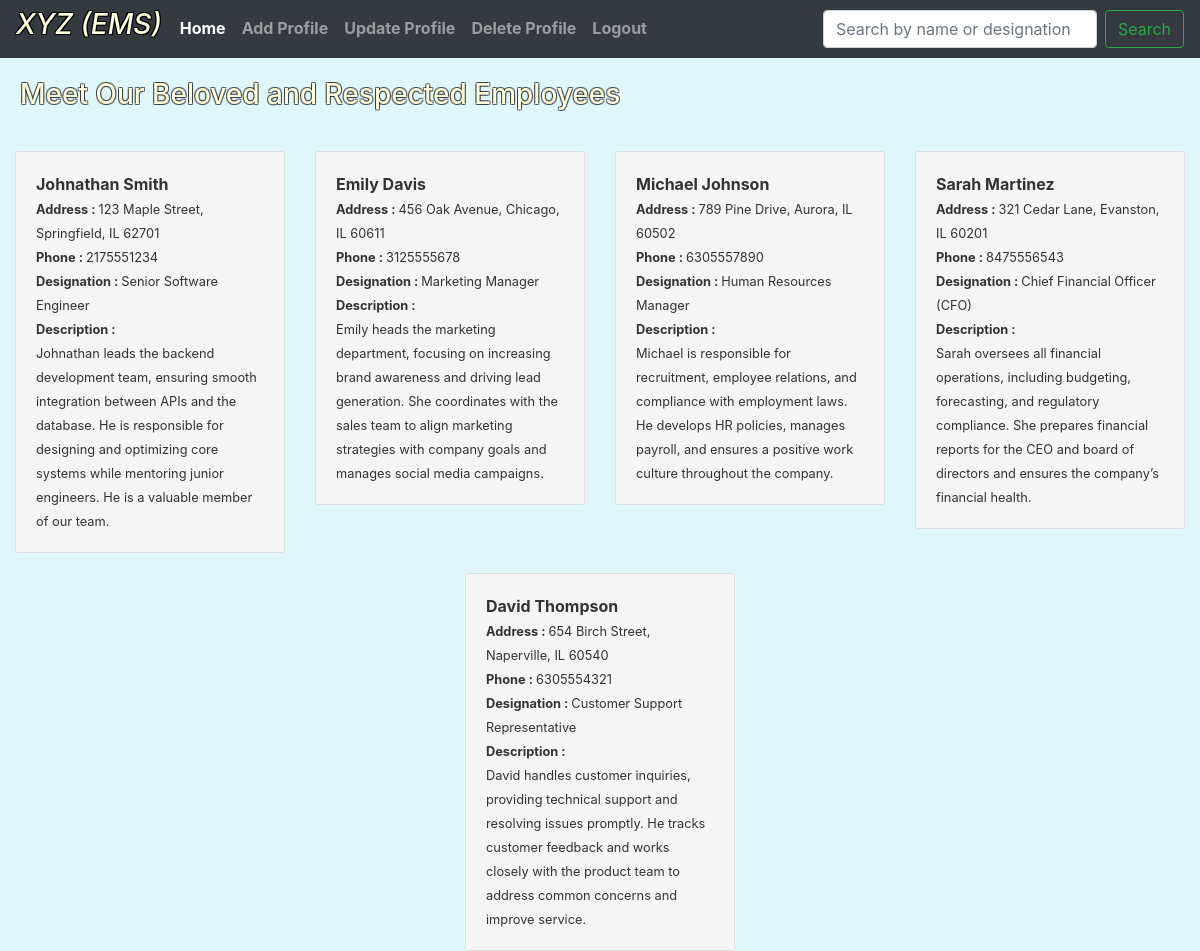
The page /home/ (signed in) on the database its author committed.
### user/models.py (models this page shows, shortened)
class Profile(models.Model):
    user = models.OneToOneField(User, on_delete=models.CASCADE)
    name = models.CharField(max_length=100)
    address = models.TextField()
    phone_number = models.CharField(max_length=15, validators=[validate_phone_number])
    salary = models.DecimalField(max_digits=10, decimal_places=2)
    designation = models.CharField(max_length=100)
    description = models.TextField()

### EMS/views.py (the view)
# urls.py: 2. Add a URL to urlpatterns:  path('', views.home, name='home')
@login_required
def home(request):
    query = request.GET.get("q")
    if query:
        data = Profile.objects.filter(
            Q(name__icontains=query)
            | Q(designation__icontains=query)
        )
    else:
        data = Profile.objects.all()
    return render(request, "home.html", {"data": data})

### templates/home.html
{% extends 'base.html'%} {% block content %}
<div
  style="
    margin-left: 20px;
    margin-top: 20px;
    color: #ffffe0;
    text-shadow: -1px -1px 0 rgba(0, 0, 0, 0.5), 1px -1px 0 rgba(0, 0, 0, 0.5),
      -1px 1px 0 rgba(0, 0, 0, 0.5), 1px 1px 0 rgba(0, 0, 0, 0.5);
  "
>
  <h3>Meet Our Beloved and Respected Employees</h3>
</div>
<div class="d-flex flex-wrap justify-content-center" style="margin-top: 20px">
  {% for p in data %}
  <div class="col-sm-3">
    <div class="card" style="margin-top: 20px">
      <div class="card-body" style="background-color: #f5f5f5; color: #333333">
        <large class="card-title"><b>{{p.name}}</b></large>
        <br /><small><b>Address : </b>{{p.address}}</small> <br /><small
          ><b>Phone : </b>{{p.phone_number}}</small
        >
        <br /><small><b>Designation : </b>{{p.designation}}</small>
        <br /><small>
          <b>Description : </b>
          <br />
          {{p.description}}
        </small>
        <br />
      </div>
    </div>
  </div>
  {% endfor%}
</div>
{% endblock %}

### templates/base.html (style rules this page uses)
body { background-color: #e0f7fa; }

### rows shown on the page
Profile: name "Johnathan Smith", address "123 Maple Street, Springfield, IL 62701", phone_number "2175551234", designation "Senior Software Engineer", description "Johnathan leads the backend development team, ensuring smooth integration between APIs and the database. He is responsible for designing and optimizing core systems while mentoring junior engineers. He is a valuable member of our team."
Profile: name "Emily Davis", address "456 Oak Avenue, Chicago, IL 60611", phone_number "3125555678", designation "Marketing Manager", description "Emily heads the marketing department, focusing on increasing brand awareness and driving lead generation. She coordinates with the sales team to align marketing strategies with company goals and manages social media campaigns."
Profile: name "Michael Johnson", address "789 Pine Drive, Aurora, IL 60502", phone_number "6305557890", designation "Human Resources Manager", description "Michael is responsible for recruitment, employee relations, and compliance with employment laws. He develops HR policies, manages payroll, and ensures a positive work culture throughout the company."
Profile: name "Sarah Martinez", address "321 Cedar Lane, Evanston, IL 60201", phone_number "8475556543", designation "Chief Financial Officer (CFO)", description "Sarah oversees all financial operations, including budgeting, forecasting, and regulatory compliance. She prepares financial reports for the CEO and board of directors and ensures the company’s financial health."
Profile: name "David Thompson", address "654 Birch Street, Naperville, IL 60540", phone_number "6305554321", designation "Customer Support Representative", description "David handles customer inquiries, providing technical support and resolving issues promptly. He tracks customer feedback and works closely with the product team to address common concerns and improve service."
